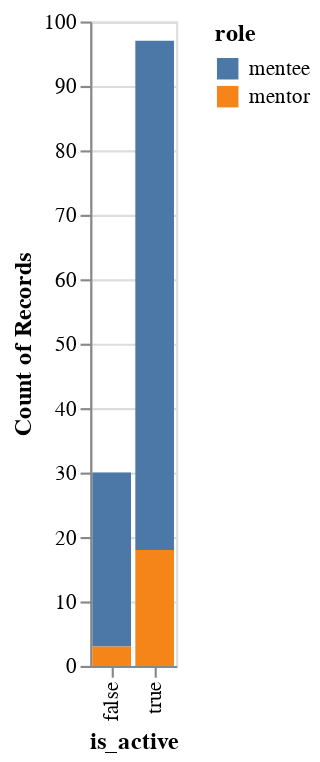

Notebook source saved alongside this figure:
### Code cell
activity_vis

### Figure 1 — Vega-Lite specification as saved in the notebook (floating-point values rounded to 4 significant figures)
{"config": {"view": {"continuousWidth": 400, "continuousHeight": 300}}, "data": {"name": "data-884231fbbf8d7bd05156d72838473c8a"}, "mark": "bar", "encoding": {"color": {"field": "role", "type": "nominal"}, "x": {"field": "is_active", "type": "nominal"}, "y": {"aggregate": "count", "field": "is_active", "type": "nominal"}}, "$schema": "https://vega.github.io/schema/vega-lite/v4.17.0.json", "datasets": {"data-884231fbbf8d7bd05156d72838473c8a": [{"role": "mentee", "is_active": true}, {"role": "mentee", "is_active": true}, {"role": "mentee", "is_active": true}, {"role": "mentee", "is_active": true}, {"role": "mentee", "is_active": true}, {"role": "mentee", "is_active": true}, {"role": "mentee", "is_active": true}, {"role": "mentee", "is_active": true}, {"role": "mentee", "is_active": true}, {"role": "mentee", "is_active": true}, {"role": "mentee", "is_active": false}, {"role": "mentee", "is_active": true}, {"role": "mentee", "is_active": false}, {"role": "mentee", "is_active": true}, {"role": "mentee", "is_active": true}, {"role": "mentee", "is_active": false}, {"role": "mentee", "is_active": true}, {"role": "mentee", "is_active": false}, {"role": "mentee", "is_active": true}, {"role": "mentee", "is_active": true}, {"role": "mentee", "is_active": true}, {"role": "mentee", "is_active": true}, {"role": "mentee", "is_active": true}, {"role": "mentee", "is_active": true}, {"role": "mentee", "is_active": true}, {"role": "mentee", "is_active": true}, {"role": "mentee", "is_active": true}, {"role": "mentee", "is_active": true}, {"role": "mentee", "is_active": false}, {"role": "mentee", "is_active": true}, {"role": "mentee", "is_active": true}, {"role": "mentee", "is_active": true}, {"role": "mentee", "is_active": false}, {"role": "mentee", "is_active": true}, {"role": "mentee", "is_active": true}, {"role": "mentee", "is_active": true}, {"role": "mentee", "is_active": false}, {"role": "mentee", "is_active": true}, {"role": "mentee", "is_active": true}, {"role": "mentee", "is_active": true}, {"role": "mentee", "is_active": false}, {"role": "mentee", "is_active": true}, {"role": "mentee", "is_active": false}, {"role": "mentee", "is_active": false}, {"role": "mentee", "is_active": true}, {"role": "mentee", "is_active": true}, {"role": "mentee", "is_active": false}, {"role": "mentee", "is_active": false}, {"role": "mentee", "is_active": true}, {"role": "mentee", "is_active": true}, {"role": "mentee", "is_active": true}, {"role": "mentee", "is_active": true}, {"role": "mentee", "is_active": true}, {"role": "mentee", "is_active": true}, {"role": "mentee", "is_active": true}, {"role": "mentee", "is_active": true}, {"role": "mentee", "is_active": false}, {"role": "mentee", "is_active": true}, {"role": "mentee", "is_active": true}, {"role": "mentee", "is_active": true}, {"role": "mentee", "is_active": true}, {"role": "mentee", "is_active": true}, {"role": "mentee", "is_active": true}, {"role": "mentee", "is_active": true}, {"role": "mentee", "is_active": false}, {"role": "mentee", "is_active": true}, {"role": "mentee", "is_active": true}, {"role": "mentee", "is_active": true}, {"role": "mentee", "is_active": true}, {"role": "mentee", "is_active": true}, {"role": "mentee", "is_active": false}, {"role": "mentee", "is_active": true}, {"role": "mentee", "is_active": true}, {"role": "mentee", "is_active": true}, {"role": "mentee", "is_active": false}, {"role": "mentee", "is_active": true}, {"role": "mentee", "is_active": false}, {"role": "mentee", "is_active": true}, {"role": "mentee", "is_active": true}, {"role": "mentee", "is_active": false}, {"role": "mentee", "is_active": true}, {"role": "mentee", "is_active": false}, {"role": "mentee", "is_active": true}, {"role": "mentee", "is_active": false}, {"role": "mentee", "is_active": true}, {"role": "mentee", "is_active": true}, {"role": "mentee", "is_active": true}, {"role": "mentee", "is_active": true}, {"role": "mentee", "is_active": true}, {"role": "mentee", "is_active": true}, {"role": "mentee", "is_active": true}, {"role": "mentee", "is_active": true}, {"role": "mentee", "is_active": true}, {"role": "mentee", "is_active": true}, {"role": "mentee", "is_active": false}, {"role": "mentee", "is_active": true}, {"role": "mentee", "is_active": true}, {"role": "mentee", "is_active": true}, {"role": "mentee", "is_active": true}, {"role": "mentee", "is_active": true}, {"role": "mentee", "is_active": false}, {"role": "mentee", "is_active": false}, {"role": "mentee", "is_active": false}, {"role": "mentee", "is_active": false}, {"role": "mentee", "is_active": false}, {"role": "mentee", "is_active": false}, {"role": "mentor", "is_active": true}, {"role": "mentor", "is_active": true}, {"role": "mentor", "is_active": true}, {"role": "mentor", "is_active": true}, {"role": "mentor", "is_active": true}, {"role": "mentor", "is_active": true}, {"role": "mentor", "is_active": true}, {"role": "mentor", "is_active": true}, {"role": "mentor", "is_active": true}, {"role": "mentor", "is_active": false}, {"role": "mentor", "is_active": true}, {"role": "mentor", "is_active": true}, {"role": "mentor", "is_active": true}, {"role": "mentor", "is_active": true}, {"role": "mentor", "is_active": false}, {"role": "mentor", "is_active": true}, {"role": "mentor", "is_active": false}, {"role": "mentor", "is_active": true}, {"role": "mentor", "is_active": true}, {"role": "mentor", "is_active": true}, {"role": "mentor", "is_active": true}]}}
